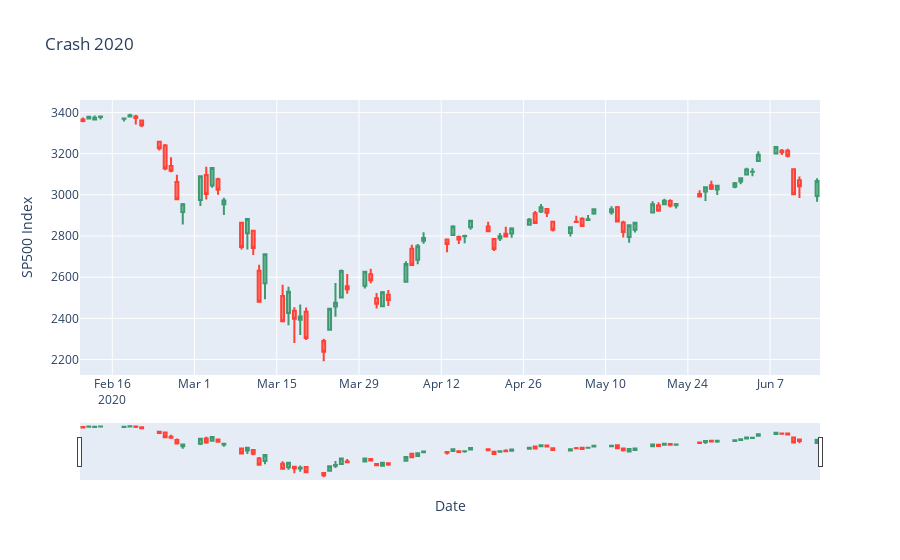

Notebook cell for this chart:
### Code cell
# candlestic visualization

df_2020 = df_2020.reset_index()
fig = go.Figure(data=[go.Candlestick(x=df_2020['Date'],
                open=df_2020['Open'],
                high=df_2020['High'],
                low=df_2020['Low'],
                close=df_2020['Close'])])

fig.update_layout(
    title='Crash 2020',
    yaxis_title='SP500 Index',
    xaxis_title='Date'
)

fig.show()
